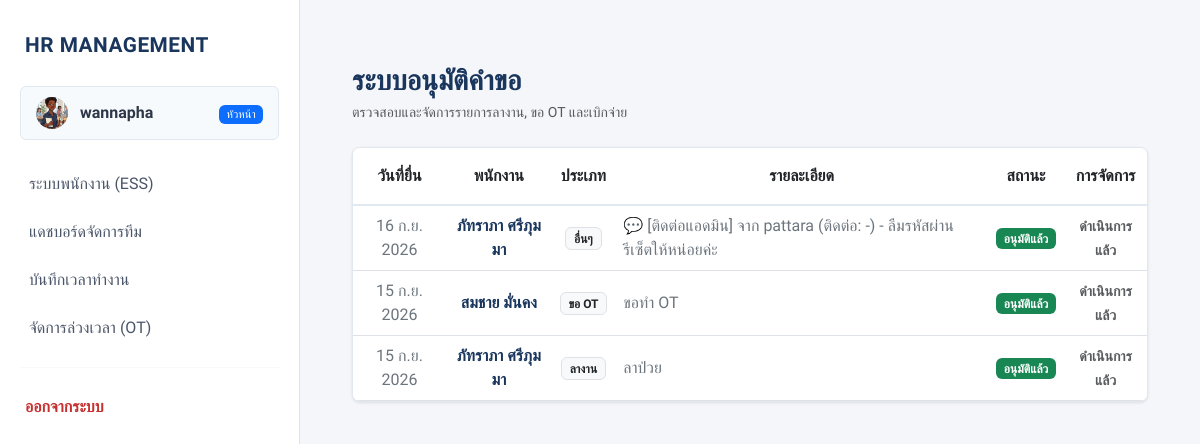
The page /approval/ (signed in) on the database as committed earlier.
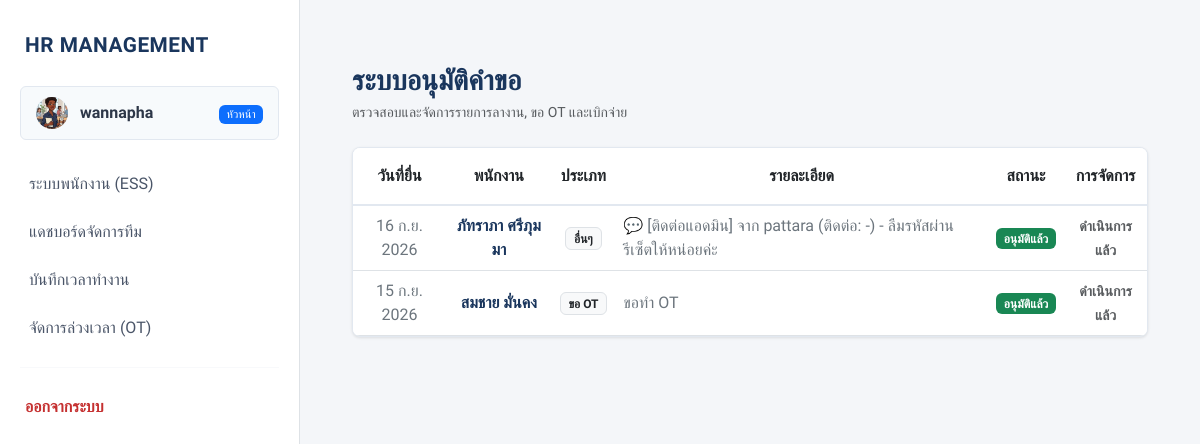
The same page on the database as committed later.
### myapp/models.py (models this page shows, shortened)
class Employee(models.Model):
    employee_id = models.CharField(max_length=20, unique=True, blank=True, null=True, verbose_name="รหัสพนักงาน")
    title = models.CharField(max_length=10, choices=TITLE_CHOICES, default='นาย', verbose_name="คำนำหน้าชื่อ")
    first_name = models.CharField(max_length=100, verbose_name="ชื่อ")
    last_name = models.CharField(max_length=100, verbose_name="นามสกุล")
    gender = models.CharField(max_length=1, choices=GENDER_CHOICES, verbose_name="เพศ")
    birth_date = models.DateField(verbose_name="วัน-เดือน-ปี เกิด (YYYY-MM-DD)")
    salary = models.DecimalField(max_digits=10, decimal_places=2, verbose_name="เงินเดือน")
    department = models.CharField(max_length=20, choices=DEPT_CHOICES, verbose_name="แผนก")
    position = models.CharField(max_length=100, null=True, blank=True, verbose_name="ตำแหน่ง")
    hire_date = models.DateField(null=True, blank=True, verbose_name="วันที่เริ่มทำงาน")
    status = models.CharField(max_length=20, choices=STATUS_CHOICES, default='active', verbose_name="สถานะพนักงาน")
    phone_number = models.CharField(max_length=15, null=True, blank=True, verbose_name="เบอร์โทรศัพท์")
    email = models.EmailField(blank=True, null=True, verbose_name="อีเมล")
    address = models.TextField(blank=True, null=True, verbose_name="ที่อยู่")
    bank_name = models.CharField(max_length=50, choices=BANK_CHOICES, null=True, blank=True, verbose_name="ชื่อธนาคาร")
    bank_account = models.CharField(max_length=50, null=True, blank=True, verbose_name="เลขบัญชีธนาคาร")
    photo = models.ImageField(upload_to='employee_photos/', null=True, blank=True, verbose_name="รูปภาพประจำตัว")
    phone_number = models.CharField(
        max_length=10,
        null=True,
        blank=True,
        validators=[numeric_only_validator],
        verbose_name="เบอร์โทรศัพท์"
    )

class EmployeeRequest(models.Model):
    REQUEST_TYPES = [
        ('leave', 'ขอลาหยุด'),
        ('ot', 'ขอทำงานล่วงเวลา (OT)'),
        ('expense', 'ขอเบิกค่าใช้จ่าย'),
    ]
    STATUS_CHOICES = [
        ('pending', 'รออนุมัติ'),
        ('approved', 'อนุมัติแล้ว'),
        ('rejected', 'ไม่อนุมัติ'),
    ]
    employee = models.ForeignKey(Employee, on_delete=models.CASCADE, verbose_name="พนักงาน")
    request_type = models.CharField(max_length=20, choices=REQUEST_TYPES, verbose_name="ประเภทคำขอ")
    title = models.CharField(max_length=200, verbose_name="หัวข้อ / รายละเอียด")
    amount = models.DecimalField(max_digits=10, decimal_places=2, default=0.0, verbose_name="จำนวนเงิน หรือ จำนวนชั่วโมง")
    status = models.CharField(max_length=20, choices=STATUS_CHOICES, default='pending', verbose_name="สถานะ")
    created_at = models.DateTimeField(auto_now_add=True, verbose_name="วันที่ส่งคำขอ")
    attachment = models.FileField(upload_to='attachments/', null=True, blank=True, verbose_name="ไฟล์แนบ (ใบรับรองแพทย์/ใบเสร็จ)")
    class Meta:
        ordering = ['-created_at']

### myapp/views.py (the view)
# urls.py: path('approval/', views.approval_view, name='approval'),
@login_required
@user_passes_test(is_admin, login_url='ess_dashboard')
def approval_view(request):
    requests = EmployeeRequest.objects.all().order_by('-created_at')
    return render(request, 'approval.html', {'requests': requests})

### myapp/context_processors.py (called while the page is built)
def get_employee_data(request):
    if request.user.is_authenticated:
        emp = Employee.objects.filter(
            first_name=request.user.first_name,
            last_name=request.user.last_name
        ).first()
        return {'current_emp': emp}
    return {}

### myapp/views.py (called while the page is built)
def is_admin(user):
    return user.is_staff

### templates/approval.html (shortened to what this page needs)
{% extends 'basetemplate.html' %}
{% block content %}
<div class="container mt-4 mb-5">
    <div class="mb-4">
        <h3 class="fw-bold text-corporate-blue mb-1">ระบบอนุมัติคำขอ</h3>
        <p class="text-muted small">ตรวจสอบและจัดการรายการลางาน, ขอ OT และเบิกจ่าย</p>
    </div>
    <div class="card card-custom">
        <div class="card-body p-0">
            <div class="table-responsive">
                <table class="table table-hover align-middle text-center mb-0">
                    <thead class="table-custom-header">
                        <tr>
                            <th class="py-3">วันที่ยื่น</th>
                            <th class="py-3">พนักงาน</th>
                            <th class="py-3">ประเภท</th>
                            <th class="py-3">รายละเอียด</th>
                            <th class="py-3">สถานะ</th>
                            <th class="py-3">การจัดการ</th>
                        </tr>
                    </thead>
                    <tbody>
                        {% for req in requests %}
                        <tr>
                            <td class="text-secondary">{{ req.created_at|date:"d M Y" }}</td>
                            <td class="fw-semibold text-corporate-blue">{{ req.employee.first_name }} {{ req.employee.last_name }}</td>
                            <td>
                                {% if req.request_type == 'leave' %} <span class="badge bg-light text-dark border rounded-2">ลางาน</span>
                                {% elif req.request_type == 'ot' %} <span class="badge bg-light text-dark border rounded-2">ขอ OT</span>
                                {% elif req.request_type == 'expense' %} <span class="badge bg-light text-dark border rounded-2">เบิกจ่าย</span>
                                {% else %} <span class="badge bg-light text-dark border rounded-2">อื่นๆ</span> {% endif %}
                            </td>
                            <td class="text-start text-secondary">{{ req.title }}</td>
                            <td>
                                {% if req.status == 'pending' %} <span class="badge bg-warning text-dark rounded-2">รออนุมัติ</span>
                                {% elif req.status == 'approved' %} <span class="badge bg-success rounded-2">อนุมัติแล้ว</span>
                                {% else %} <span class="badge bg-danger rounded-2">ไม่อนุมัติ</span> {% endif %}
                            </td>
                            <td>
                                {% if req.status == 'pending' %}
                                    <div class="d-flex justify-content-center gap-2">
                                        <a href="{% url 'update_request_status' req.id 'approved' %}" class="btn btn-sm btn-outline-success btn-action px-3">อนุมัติ</a>
                                        <a href="{% url 'update_request_status' req.id 'rejected' %}" class="btn btn-sm btn-outline-danger btn-action px-3">ปฏิเสธ</a>
                                    </div>
                                {% else %}
                                    <span class="text-muted small fw-semibold">ดำเนินการแล้ว</span>
                                {% endif %}
                            </td>
                        </tr>
                        {% empty %}
                        <tr>
                            <td colspan="6" class="py-5 text-muted text-center">ไม่มีรายการคำขอในขณะนี้</td>
                        </tr>
                        {% endfor %}
                    </tbody>
                </table>
            </div>
        </div>
    </div>
</div>
{% endblock %}

### templates/basetemplate.html (shortened to what this page needs)
<!DOCTYPE html>
<html lang="th">
<head>
    <link href="https://cdn.jsdelivr.net/npm/bootstrap@5.3.0/dist/css/bootstrap.min.css" rel="stylesheet">
</head>
<body>
    <nav id="sidebar" class="sidebar">
        <a href="{% url 'index' %}" class="sidebar-brand">
            HR MANAGEMENT
        </a>
        <a href="{% url 'profile' %}" class="user-profile" style="display: flex; align-items: center; overflow: hidden;">
            {% if current_emp and current_emp.photo %}
                <img src="{{ current_emp.photo.url }}" class="user-avatar" style="object-fit: cover; padding: 0; flex-shrink: 0;">
            {% else %}
                <div class="user-avatar" style="flex-shrink: 0;">EMP</div>
            {% endif %}
            <span style="font-weight: 700; white-space: nowrap; overflow: hidden; text-overflow: ellipsis;">
                {{ user.username }}
            </span>
            <div class="ms-auto" style="padding-left: 5px;">
                {% if user.is_superuser %}
                    <span class="badge bg-danger" style="font-size: 0.7rem; font-weight: 500;">แอดมิน</span>
                {% elif user.is_staff %}
                    <span class="badge bg-primary" style="font-size: 0.7rem; font-weight: 500;">หัวหน้า</span>
                {% else %}
                    <span class="badge bg-secondary" style="font-size: 0.7rem; font-weight: 500;">พนักงาน</span>
                {% endif %}
            </div>
        </a>
        <ul class="nav flex-column mb-auto">
            <li class="nav-item">
                <a class="nav-link" href="{% url 'ess_dashboard' %}">
                    ระบบพนักงาน (ESS)
                </a>
            </li>
            {% if user.is_staff %}
            <li class="nav-item">
                <a class="nav-link" href="{% url 'manager_dashboard' %}">
                    แดชบอร์ดจัดการทีม
                </a>
            </li>
            <li class="nav-item">
                <a class="nav-link" href="{% url 'attendance' %}">
                    บันทึกเวลาทำงาน
                </a>
            </li>
            <li class="nav-item">
                <a class="nav-link" href="{% url 'ot_management' %}">
                    จัดการล่วงเวลา (OT)
                </a>
            </li>
            {% endif %}
        </ul>
        <hr style="margin: 15px 20px; border-color: #E2E8F0;">
        <form action="{% url 'logout' %}" method="post" class="m-0">
            <button type="submit" class="btn-logout">
                ออกจากระบบ
            </button>
        </form>
    </nav>
    <main id="main-content" class="main-content">
        {% block content %}
        {% endblock %}
    </main>
</body>
</html>

### templates/basetemplate.html (style rules this page uses)
body { background-color: #F4F6F9; font-family: 'Sarabun', sans-serif; font-size: 16px; }
.sidebar { width: 300px; height: 100vh; background-color: #FFFFFF; position: fixed; top: 0; left: 0; padding-top: 15px; overflow-y: auto; border-right: 1px solid #DEE2E6; z-index: 1040; transition: all 0.3s ease-in-out; }
.sidebar-brand { color: #1A365D !important; font-weight: 800; font-size: 1.3rem; text-decoration: none; display: block; padding: 15px 25px; margin-bottom: 10px; letter-spacing: 0.5px; }
.user-profile { padding: 10px 15px; margin: 0 20px 20px 20px; border-radius: 6px; border: 1px solid #E2E8F0; display: flex; align-items: center; text-decoration: none; color: #2D3748; font-weight: 600; transition: 0.2s; background-color: #F7FAFC; }
.user-avatar { width: 32px; height: 32px; border-radius: 50%; background-color: #CBD5E0; color: #2D3748; display: flex; align-items: center; justify-content: center; margin-right: 12px; font-weight: bold; font-size: 0.9rem; }
.sidebar .nav-link { color: #4A5568 !important; font-weight: 500; border-radius: 0; padding: 12px 25px; display: flex; align-items: center; transition: all 0.2s ease; border-left: 4px solid transparent; }
.btn-logout { background-color: transparent; color: #C53030; font-weight: 600; border: none; padding: 12px 25px; width: 100%; display: flex; align-items: center; transition: 0.2s; text-align: left; }
.main-content { margin-left: 300px; padding: 2.5rem; min-height: 100vh; transition: all 0.3s ease-in-out; }

### templates/approval.html (style rules this page uses)
.text-corporate-blue { color: #1A365D !important; }
.card-custom { border-radius: 0.5rem; box-shadow: 0 1px 3px rgba(0,0,0,0.1); border: 1px solid #E2E8F0; background-color: #fff; overflow: hidden; }
.table-custom-header { background-color: #F8FAFC !important; color: #4A5568 !important; border-bottom: 2px solid #E2E8F0; font-weight: 600; }

Rows that differ between the two databases and show on the page:
removed EmployeeRequest: created_at "15 ก.ย. 2026", employee.first_name "ภัทราภา", employee.last_name "ศรีภุมมา", request_type "ลางาน", title "ลาป่วย", status "อนุมัติแล้ว"
